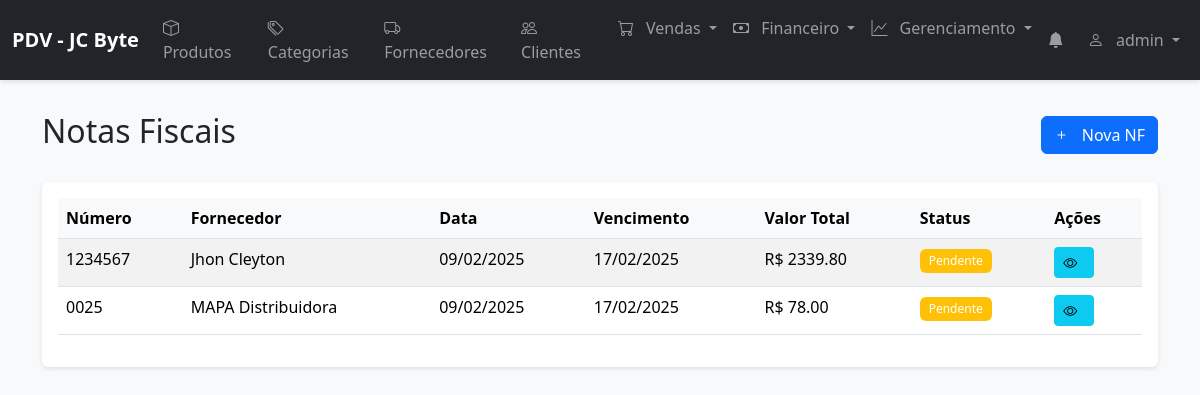
Screenshot of /products/invoices (signed in) with the database file from the repository.
### models.py (models this page shows, shortened)
class User(UserMixin, db.Model):
    __tablename__ = 'users'
    id = db.Column(db.Integer, primary_key=True)
    name = db.Column(db.String(100), nullable=False)
    username = db.Column(db.String(80), unique=True, nullable=False)
    email = db.Column(db.String(120))
    password = db.Column(db.String(200), nullable=False)
    role = db.Column(db.String(20), nullable=False)  # admin, manager, seller
    status = db.Column(db.String(20), nullable=False)  # active, inactive
    created_at = db.Column(db.DateTime, default=datetime.utcnow)
    sales_supervised = db.relationship('Sale', back_populates='supervisor', lazy=True)

class Invoice(db.Model):
    __tablename__ = 'invoices'
    id = db.Column(db.Integer, primary_key=True)
    number = db.Column(db.String(20), nullable=False, unique=True)
    supplier_id = db.Column(db.Integer, db.ForeignKey('suppliers.id'), nullable=False)
    date = db.Column(db.Date, nullable=False)
    total = db.Column(db.Numeric(10, 2), nullable=False, default=0)
    status = db.Column(db.String(20), default='pending')
    payment_method = db.Column(db.String(20))
    payment_date = db.Column(db.Date)
    notes = db.Column(db.String(200))
    created_at = db.Column(db.DateTime, default=datetime.utcnow)
    supplier = db.relationship('Supplier', back_populates='invoices')
    items = db.relationship('InvoiceItem', back_populates='invoice', lazy=True)
    payable = db.relationship('Payable', back_populates='invoice', uselist=False, lazy=True)

class Supplier(db.Model):
    __tablename__ = 'suppliers'
    id = db.Column(db.Integer, primary_key=True)
    name = db.Column(db.String(100), nullable=False)
    cnpj = db.Column(db.String(14), unique=True)
    email = db.Column(db.String(120))
    phone = db.Column(db.String(20))
    address = db.Column(db.String(200))
    city = db.Column(db.String(100))
    state = db.Column(db.String(2))
    zip_code = db.Column(db.String(8))
    contact_name = db.Column(db.String(100))
    payment_terms = db.Column(db.String(200))
    created_at = db.Column(db.DateTime, default=datetime.utcnow)
    products = db.relationship('Product', back_populates='supplier', lazy=True)
    payables = db.relationship('Payable', back_populates='supplier', lazy=True)
    invoices = db.relationship('Invoice', back_populates='supplier', lazy=True)

### routes/products.py (the view)
@products_bp.route('/products/invoices')
@login_required
def list_invoices():
    try:
        invoices = Invoice.query.order_by(Invoice.date.desc()).all()
        return render_template('products/invoices.html', invoices=invoices)
    except Exception as e:
        return jsonify({
            'success': False,
            'error': str(e)
        }), 500

### app.py (called while the page is built)
@login_manager.user_loader
def load_user(user_id):
    return db.session.get(User, int(user_id))

@app.before_request
def before_request():
    if not request.path.startswith('/static/'):  # Ignora arquivos estáticos
        check_notifications()

### notifications_manager.py (called while the page is built, shortened)
def create_notification(type, message, reference_id=None):
    existing = Notification.query.filter_by(
        type=type,
        reference_id=reference_id,
        read=False
    ).first()

### templates/products/invoices.html (shortened to what this page needs)
{% extends "base.html" %}
{% block content %}
<div class="container mt-4">
    <div class="d-flex justify-content-between align-items-center mb-4">
        <h2>Notas Fiscais</h2>
        <a href="{{ url_for('products.add_invoice') }}" class="btn btn-primary">
            <i class="bi bi-plus"></i> Nova NF
        </a>
    </div>
    <div class="card">
        <div class="card-body">
            <div class="table-responsive">
                <table class="table table-striped table-hover">
                    <thead>
                        <tr>
                            <th>Número</th>
                            <th>Fornecedor</th>
                            <th>Data</th>
                            <th>Vencimento</th>
                            <th>Valor Total</th>
                            <th>Status</th>
                            <th>Ações</th>
                        </tr>
                    </thead>
                    <tbody>
                        {% for invoice in invoices %}
                        <tr>
                            <td>{{ invoice.number }}</td>
                            <td>{{ invoice.supplier.name }}</td>
                            <td>{{ invoice.date.strftime('%d/%m/%Y') }}</td>
                            <td>{{ invoice.payment_date.strftime('%d/%m/%Y') }}</td>
                            <td>R$ {{ "%.2f"|format(invoice.total) }}</td>
                            <td>
                                {% if invoice.status == 'pending' %}
                                <span class="badge bg-warning">Pendente</span>
                                {% elif invoice.status == 'paid' %}
                                <span class="badge bg-success">Pago</span>
                                {% endif %}
                            </td>
                            <td>
                                <button type="button" class="btn btn-info btn-sm" onclick="viewInvoiceDetails({{ invoice.id }})">
                                    <i class="bi bi-eye"></i>
                                </button>
                            </td>
                        </tr>
                        {% else %}
                        <tr>
                            <td colspan="7" class="text-center">Nenhuma nota fiscal encontrada</td>
                        </tr>
                        {% endfor %}
                    </tbody>
                </table>
            </div>
        </div>
    </div>
</div>
{% endblock %}

### templates/base.html (shortened to what this page needs)
<!DOCTYPE html>
<html lang="pt-BR">
<head>
    <link href="https://cdn.jsdelivr.net/npm/bootstrap@5.3.2/dist/css/bootstrap.min.css" rel="stylesheet">
    <link href="https://cdn.jsdelivr.net/npm/bootstrap-icons@1.11.3/font/bootstrap-icons.min.css" rel="stylesheet">
    <link href="{{ url_for('static', filename='css/style.css') }}" rel="stylesheet">
    <link rel="stylesheet" href="{{ url_for('static', filename='css/notifications.css') }}">
    <link rel="stylesheet" href="https://cdnjs.cloudflare.com/ajax/libs/font-awesome/6.2.1/css/all.min.css">
</head>
<body>
    <nav class="navbar navbar-expand-lg navbar-dark bg-dark">
        <div class="container-fluid">
            <a class="navbar-brand" href="{{ url_for('index') }}">PDV - JC Byte</a>
            <div class="collapse navbar-collapse" id="navbarNav">
                <ul class="navbar-nav me-auto">
                    <li class="nav-item">
                        <a class="nav-link" href="{{ url_for('products') }}">
                            <i class="bi bi-box"></i> Produtos
                        </a>
                    </li>
                    <li class="nav-item">
                        <a class="nav-link" href="{{ url_for('categories') }}">
                            <i class="bi bi-tags"></i> Categorias
                        </a>
                    </li>
                    <li class="nav-item">
                        <a class="nav-link" href="{{ url_for('suppliers') }}">
                            <i class="bi bi-truck"></i> Fornecedores
                        </a>
                    </li>
                    <li class="nav-item">
                        <a class="nav-link" href="{{ url_for('customers') }}">
                            <i class="bi bi-people"></i> Clientes
                        </a>
                    </li>
                    <li class="nav-item dropdown">
                        <a class="nav-link dropdown-toggle" href="#" id="salesDropdown" role="button" data-bs-toggle="dropdown">
                            <i class="bi bi-cart"></i>
                            <span>Vendas</span>
                        </a>
                    </li>
                    <li class="nav-item dropdown">
                        <a class="nav-link dropdown-toggle" href="#" id="financeDropdown" role="button" data-bs-toggle="dropdown">
                            <i class="bi bi-cash"></i>
                            <span>Financeiro</span>
                        </a>
                    </li>
                    <li class="nav-item dropdown">
                        <a class="nav-link dropdown-toggle" href="#" id="managementDropdown" role="button" data-bs-toggle="dropdown">
                            <i class="bi bi-graph-up"></i>
                            <span>Gerenciamento</span>
                        </a>
                    </li>
                </ul>
                <ul class="navbar-nav">
                    <li class="nav-item dropdown">
                        <a class="nav-link position-relative" href="#" role="button" data-bs-toggle="dropdown" aria-expanded="false">
                            <i class="bi bi-bell-fill"></i>
                        </a>
                    </li>
                    <li class="nav-item dropdown">
                        <a class="nav-link dropdown-toggle" href="#" data-bs-toggle="dropdown">
                            <i class="bi bi-person"></i> {{ current_user.username }}
                        </a>
                    </li>
                </ul>
            </div>
        </div>
    </nav>
    <main class="container-fluid">
        {% block content %}{% endblock %}
    </main>
</body>
</html>

### static/css/style.css (style rules this page uses)
body { background-color: #f8f9fa; }
.navbar { margin-bottom: 2rem; box-shadow: 0 2px 4px rgba(0,0,0,.1); }
.navbar-brand { font-weight: bold; }
.card { box-shadow: 0 2px 4px rgba(0,0,0,.1); border: none; margin-bottom: 1rem; }
.table th { border-top: none; background-color: #f8f9fa; }
.btn { font-weight: 500; }
.btn-primary { background-color: #0d6efd; border-color: #0d6efd; }
.badge { font-weight: 500; padding: 0.5em 0.75em; }
.bi { margin-right: 0.5rem; }

### rows the page displays
User: username "admin"
Invoice: number "1234567", supplier.name "Jhon Cleyton", date "09/02/2025", payment_date "17/02/2025", total "2339.80", status "Pendente"
Invoice: number "0025", supplier.name "MAPA Distribuidora", date "09/02/2025", payment_date "17/02/2025", total "78.00", status "Pendente"
